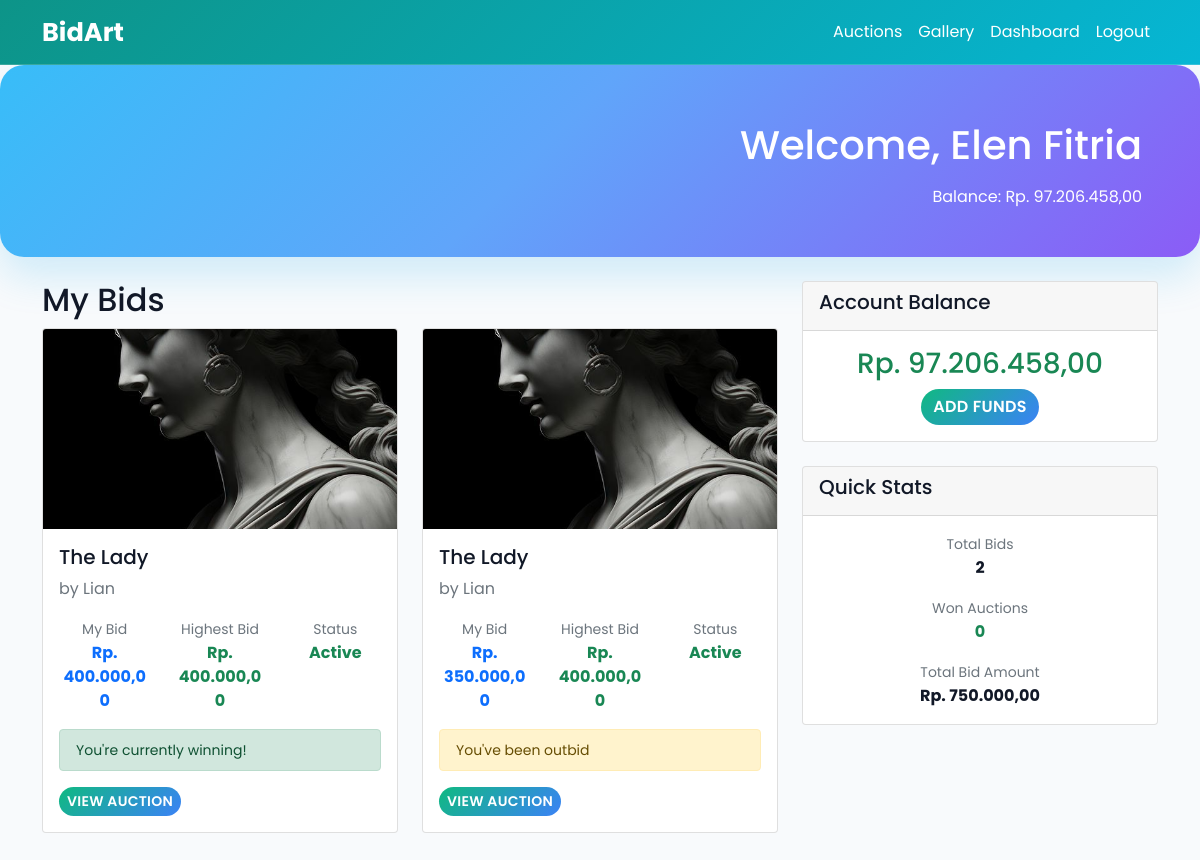
The page /views/buyer/dashboard.php (signed in) on the database its author committed.
### tables this page shows
CREATE TABLE `users` (
  `id` int NOT NULL AUTO_INCREMENT,
  `username` varchar(50) NOT NULL,
  `email` varchar(100) NOT NULL,
  `password` varchar(255) NOT NULL,
  `full_name` varchar(100) NOT NULL,
  `role` enum('artist','buyer','admin') NOT NULL,
  `balance` decimal(15,2) DEFAULT '0.00',
  `created_at` timestamp NULL DEFAULT CURRENT_TIMESTAMP,
  `updated_at` timestamp NULL DEFAULT CURRENT_TIMESTAMP ON UPDATE CURRENT_TIMESTAMP,
  PRIMARY KEY (`id`),
  UNIQUE KEY `username` (`username`),
  UNIQUE KEY `email` (`email`)
);

CREATE TABLE `bids` (
  `id` int NOT NULL AUTO_INCREMENT,
  `auction_id` int NOT NULL,
  `bidder_id` int NOT NULL,
  `bid_amount` decimal(15,2) NOT NULL,
  `bid_time` timestamp NULL DEFAULT CURRENT_TIMESTAMP,
  PRIMARY KEY (`id`),
  KEY `auction_id` (`auction_id`),
  KEY `bidder_id` (`bidder_id`),
  CONSTRAINT `bids_ibfk_1` FOREIGN KEY (`auction_id`) REFERENCES `auctions` (`id`) ON DELETE CASCADE,
  CONSTRAINT `bids_ibfk_2` FOREIGN KEY (`bidder_id`) REFERENCES `users` (`id`) ON DELETE CASCADE
);

CREATE TABLE `artworks` (
  `id` int NOT NULL AUTO_INCREMENT,
  `title` varchar(200) NOT NULL,
  `description` text,
  `artist_id` int NOT NULL,
  `image_path` varchar(500) DEFAULT NULL,
  `created_at` timestamp NULL DEFAULT CURRENT_TIMESTAMP,
  PRIMARY KEY (`id`),
  KEY `artist_id` (`artist_id`),
  CONSTRAINT `artworks_ibfk_1` FOREIGN KEY (`artist_id`) REFERENCES `users` (`id`) ON DELETE CASCADE
);

CREATE TABLE `auctions` (
  `id` int NOT NULL AUTO_INCREMENT,
  `artwork_id` int NOT NULL,
  `starting_price` decimal(15,2) NOT NULL,
  `current_price` decimal(15,2) NOT NULL,
  `start_time` datetime NOT NULL,
  `end_time` datetime NOT NULL,
  `status` enum('active','closed','cancelled') DEFAULT 'active',
  `winner_id` int DEFAULT NULL,
  `created_at` timestamp NULL DEFAULT CURRENT_TIMESTAMP,
  PRIMARY KEY (`id`),
  KEY `artwork_id` (`artwork_id`),
  KEY `winner_id` (`winner_id`),
  CONSTRAINT `auctions_ibfk_1` FOREIGN KEY (`artwork_id`) REFERENCES `artworks` (`id`) ON DELETE CASCADE,
  CONSTRAINT `auctions_ibfk_2` FOREIGN KEY (`winner_id`) REFERENCES `users` (`id`) ON DELETE SET NULL
);

### views/buyer/dashboard.php (the view, shortened to what this page needs)
<?php
require_once '../../config/db.php';
$user_id = (int)$_SESSION['user_id'];
$user_balance_query = "SELECT balance FROM users WHERE id = $user_id";
$user_balance_result = mysqli_query($conn, $user_balance_query);
if ($user_balance_result && mysqli_num_rows($user_balance_result) > 0) {
    $user_balance = mysqli_fetch_assoc($user_balance_result)['balance'];
} else {
    $user_balance = 0;
}
$query = "SELECT b.*, a.status as auction_status, ar.title, ar.image_path, u.full_name as artist_name,
                 a.current_price, a.end_time,
                 (SELECT MAX(bid_amount) FROM bids WHERE auction_id = b.auction_id) as highest_bid
          FROM bids b
          JOIN auctions a ON b.auction_id = a.id
          JOIN artworks ar ON a.artwork_id = ar.id
          JOIN users u ON ar.artist_id = u.id
          WHERE b.bidder_id = $user_id
          ORDER BY b.bid_time DESC";
$result = mysqli_query($conn, $query);
$bids = [];
if ($result && mysqli_num_rows($result) > 0) {
    while ($row = mysqli_fetch_assoc($result)) {
        $bids[] = $row;
    }
}
?>
<!DOCTYPE html>
<html lang="en">
<head>
    <link href="https://cdn.jsdelivr.net/npm/bootstrap@5.1.3/dist/css/bootstrap.min.css" rel="stylesheet">
    <link rel="stylesheet" href="../../assets/css/style.css">
</head>
<body>
    <nav class="navbar navbar-expand-lg navbar-dark">
        <div class="container">
            <a class="navbar-brand" href="../../index.php">BidArt</a>
            <div class="navbar-nav ms-auto">
                <a class="nav-link " href="../../index.php">Auctions</a>
                <a class="nav-link" href="../../gallery.php">Gallery</a>
                <a class="nav-link active" href="">Dashboard</a>
                <a class="nav-link" href="../../middlewares/logout.php">Logout</a>
            </div>
        </div>
    </nav>
    <div class="hero-section text-white py-5">
        <div class="container text-end">
            <h1 class="navbar-text me-3">Welcome, <?php echo htmlspecialchars($_SESSION['full_name']); ?></h1>
            <span class="navbar-text me-3">Balance: Rp. <?php echo number_format($user_balance, 2, ',', '.'); ?></span>
        </div>
    </div>
    <div class="container my-4">
        <div class="row">
            <div class="col-md-8">
                <h2>My Bids</h2>
                <?php if (!empty($bids)): ?>
                    <div class="row">
                        <?php foreach ($bids as $bid): ?>
                            <div class="col-md-6 mb-4">
                                <div class="card">
                                    <img src="../../<?php echo htmlspecialchars($bid['image_path']); ?>"
                                        class="card-img-top" alt="<?php echo htmlspecialchars($bid['title']); ?>"
                                        style="height: 200px; object-fit: cover;">
                                    <div class="card-body">
                                        <h5 class="card-title"><?php echo htmlspecialchars($bid['title']); ?></h5>
                                        <p class="card-text text-muted">by <?php echo htmlspecialchars($bid['artist_name']); ?></p>
                                        <div class="row text-center mb-3">
                                            <div class="col-4">
                                                <small class="text-muted">My Bid</small>
                                                <div class="fw-bold text-primary">Rp. <?php echo number_format($bid['bid_amount'], 2, ',', '.'); ?></div>
                                            </div>
                                            <div class="col-4">
                                                <small class="text-muted">Highest Bid</small>
                                                <div class="fw-bold text-success">Rp. <?php echo number_format($bid['highest_bid'], 2, ',', '.'); ?></div>
                                            </div>
                                            <div class="col-4">
                                                <small class="text-muted">Status</small>
                                                <div class="fw-bold <?php echo $bid['auction_status'] === 'active' ? 'text-success' : 'text-secondary'; ?>">
                                                    <?php echo ucfirst($bid['auction_status']); ?>
                                                </div>
                                            </div>
                                        </div>
                                        <?php if ($bid['bid_amount'] == $bid['highest_bid'] && $bid['auction_status'] === 'active'): ?>
                                            <div class="alert alert-success py-2">
                                                <small>You're currently winning!</small>
                                            </div>
                                        <?php elseif ($bid['bid_amount'] < $bid['highest_bid'] && $bid['auction_status'] === 'active'): ?>
                                            <div class="alert alert-warning py-2">
                                                <small>You've been outbid</small>
                                            </div>
                                        <?php endif; ?>
                                        <div class="mt-3">
                                            <a href="../../auction_details.php?id=<?php echo $bid['auction_id']; ?>" class="btn  btn-sm">View Auction</a>
                                        </div>
                                    </div>
                                </div>
                            </div>
                        <?php endforeach; ?>
                    </div>
                <?php endif; ?>
            </div>
            <div class="col-md-4">
                <div class="card">
                    <div class="card-header">
                        <h5>Account Balance</h5>
                    </div>
                    <div class="card-body text-center">
                        <h3 class="text-success">Rp. <?php echo number_format($user_balance, 2, ',', '.'); ?></h3>
                        <button class="btn " data-bs-toggle="modal" data-bs-target="#depositModal">Add Funds</button>
                    </div>
                </div>
                <div class="card mt-4">
                    <div class="card-header">
                        <h5>Quick Stats</h5>
                    </div>
                    <div class="card-body">
                        <?php
                        $stats_query = "SELECT
                                          COUNT(*) as total_bids,
                                          COUNT(CASE WHEN a.winner_id = ? THEN 1 END) as won_auctions,
                                          SUM(b.bid_amount) as total_bid_amount
                                        FROM bids b
                                        JOIN auctions a ON b.auction_id = a.id
                                        WHERE b.bidder_id = ?";
                        $stmt = $conn->prepare($stats_query);
                        $stmt->bind_param("ii", $user_id, $user_id);
                        $stmt->execute();
                        $stats = $stmt->get_result()->fetch_assoc();
                        ?>
                        <div class="row text-center">
                            <div class="col-12 mb-3">
                                <small class="text-muted">Total Bids</small>
                                <div class="fw-bold"><?php echo $stats['total_bids']; ?></div>
                            </div>
                            <div class="col-12 mb-3">
                                <small class="text-muted">Won Auctions</small>
                                <div class="fw-bold text-success"><?php echo $stats['won_auctions']; ?></div>
                            </div>
                            <div class="col-12">
                                <small class="text-muted">Total Bid Amount</small>
                                <div class="fw-bold">Rp. <?php echo number_format($stats['total_bid_amount'], 2, ',', '.'); ?></div>
                            </div>
                        </div>
                    </div>
                </div>
            </div>
        </div>
    </div>
</body>
</html>

### assets/css/style.css (style rules this page uses)
* { font-family: "Poppins", sans-serif; box-sizing: border-box; }
body { background: #f8fafc; color: #111827; overflow-y: scroll; }
a { color: #0f172a; }
.hero-section { background: linear-gradient(135deg, #38bdf8 0%, #60a5fa 45%, #8b5cf6 100%); border-radius: 24px; box-shadow: 0 18px 40px rgba(14, 165, 233, 0.18); }
.navbar { background: linear-gradient(135deg, #0d9488 0%, #06b6d4 100%); border-bottom: 1px solid rgba(255, 255, 255, 0.18); }
.navbar-dark .navbar-brand, .navbar-dark .navbar-nav .nav-link { color: #ffffff !important; }
.navbar-brand { font-weight: 700; font-size: 1.6rem; }
.card-img-top { transition: transform 0.4s ease; }
.btn { border-radius: 999px; font-weight: 600; background: linear-gradient(135deg, #10b981 0%, #3b82f6 100%) !important; color: white !important; border: none; text-transform: uppercase; letter-spacing: 0.02em; }

### rows shown on the page
users: balance "97.206.458,00"
bids: artworks.image_path (picture), artworks.title "The Lady", users.full_name "Lian", bid_amount "400.000,00", highest_bid "400.000,00", auction.status "Active", shows "You're currently winning!"
bids: artworks.image_path (picture), artworks.title "The Lady", users.full_name "Lian", bid_amount "350.000,00", highest_bid "400.000,00", auction.status "Active", shows "You've been outbid"

### other values the page prints
$_SESSION['full_name'] "Elen Fitria"
$stats['total_bids'] "2"
$stats['won_auctions'] "0"
$stats['total_bid_amount'] "750.000,00"
